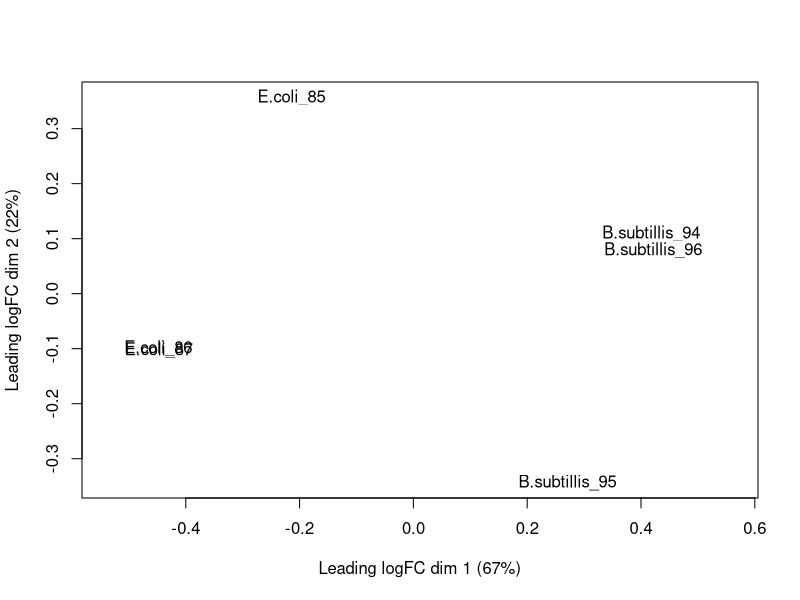
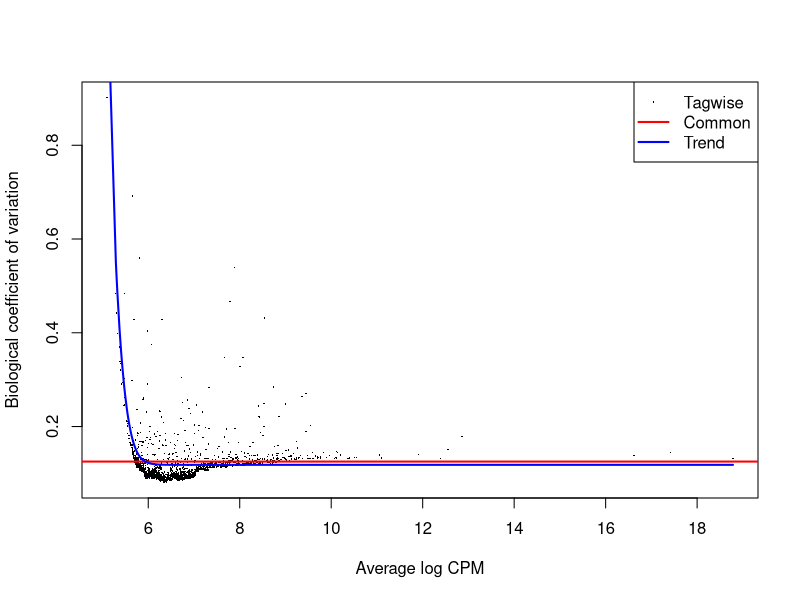
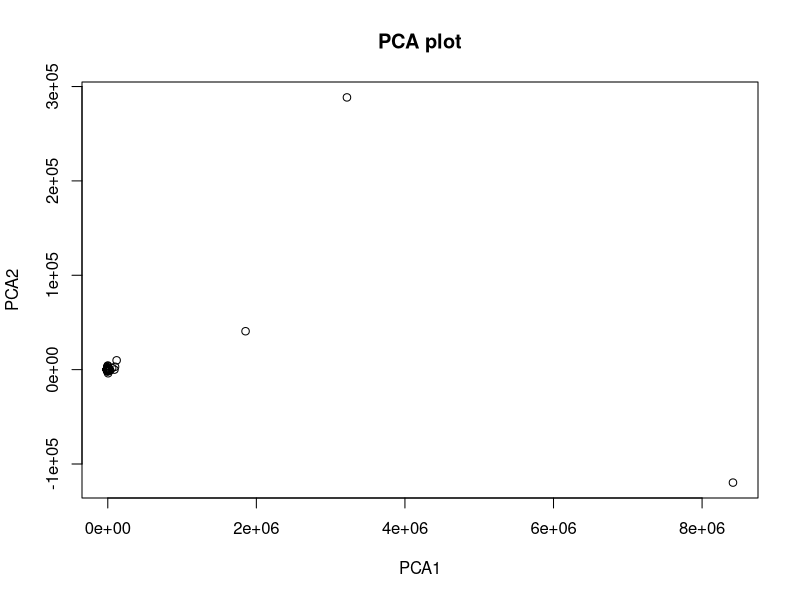
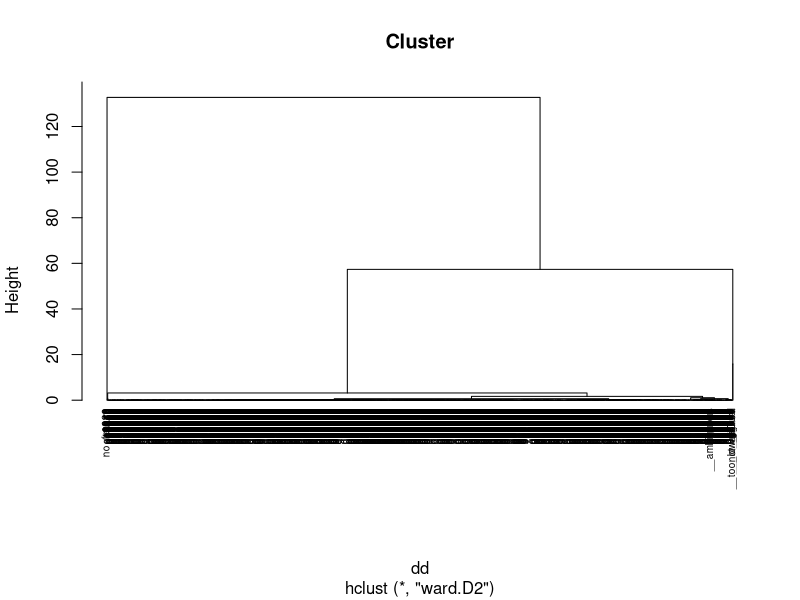

Write R code to recreate these figures, in order. (Note: this script raises an error after producing the figures.)
# source("http://bioconductor.org/biocLite.R")
# biocLite("edgeR")
# 
# install.packages("openxlsx")
# install.packages("ggplot2")

library(openxlsx)
library(edgeR)
library(ggplot2)
library(data.table)
library(grid)
library(gridExtra)

#Function to create countmatrix from seperate text files.
create_countmatrix <- function(){
  
  #Open all count files
  count85 <- (read.csv("counts_SRR5832185.txt", header = FALSE, sep = "\t"))
  count86 <- (read.csv("counts_SRR5832186.txt", header = FALSE, sep = "\t"))
  count87 <- (read.csv("counts_SRR5832187.txt", header = FALSE, sep = "\t"))
  
  count94 <- (read.csv("counts_SRR5832194.txt", header = FALSE, sep = "\t"))
  count95 <- (read.csv("counts_SRR5832195.txt", header = FALSE, sep = "\t"))
  count96 <- (read.csv("counts_SRR5832196.txt", header = FALSE, sep = "\t"))
  
  
  #split the chromosome and gene information
  split1 <- do.call(rbind ,strsplit(as.character(count85[,1]), ":", fixed = TRUE))
  split2 <- do.call(rbind ,strsplit(as.character(split1[,2]) , ".", fixed = TRUE))
  
  #Add chromosome and gene information  to count85 dataframe and removes old column
  count85 <- cbind(split2, count85)
  count85[,"V1"] <- NULL
  
  
  #creates count matrix 
  countMatrix <- do.call(cbind, list(count85, count86$V2, count87$V2, count94$V2, count95$V2, count96$V2))
  colnames(countMatrix) <- c("Chromosome", "Gene", "E.coli_85", "E.coli_86", "E.coli_87", "B.subtillis_94", "B.subtillis_95", "B.subtillis_96")
  
  write.csv(countMatrix ,"countMatrix.csv", row.names = FALSE)

  return(countMatrix)
}


filter_and_normalize <- function(countMatrix){
  # Create rownames
  rownames(countMatrix) <- countMatrix[,"Gene"]
  
  # create DGE list
  exp   <- c("E.coli", "E.coli", "E.coli", "B.subtillis", "B.subtillis", "B.subtillis")
  group <- factor(exp)
  y     <- DGEList(counts = countMatrix[,3:8], group = group)
  
  # select all genes with at least 50 counts per million (cpm) in two samples
  keep.genes <- rowSums(cpm(y) > 50) >= 2
  y <- y[keep.genes,]

  # recalculate the library size
  y$samples$lib.size <- colSums(y$counts)
  
  # normalization
  y <- calcNormFactors(y, method = "TMM")
  return(y)
}


dispersion <- function(y){
  # create design matrix (samples grouped by conditions)
  design <- model.matrix(~0+group, data = y$samples)
  colnames(design) <- levels(y$samples$group)
  
  # estimate dispersion
  y <- estimateGLMCommonDisp( y, design)
  y <- estimateGLMTrendedDisp(y, design, method = "power")
  y <- estimateGLMTagwiseDisp(y, design)
  
  #create PCA plot
  df <- as.data.frame(y$counts)
  df_pca <- prcomp(df)
  
  #craete dendrogram
  #Compute distances and hierarchical clustering
  dd <- dist(scale(df), method = "euclidean")
  hc <- hclust(dd, method = "ward.D2")

  
  # plot normalized data
  pdf("Normalization_Results.pdf") 
  plotMDS(y)
  plotBCV(y)
  plot(df_pca$x[,1], df_pca$x[,2], main="PCA plot",
       xlab="PCA1",ylab="PCA2")
  plot(hc, hang = -1, cex = 0.6, main="Cluster")
  dev.off()
  
  return(design)
}

# Determine differentially expressed genes
determine_sig_genes <- function(design){
  fit <- glmFit(y, design)
  mc  <- makeContrasts(exp.r=E.coli-B.subtillis, levels = design)
  fit <- glmLRT(fit, contrast = mc)
  res <- topTags(fit, n = 100000, p.value = 0.05)
  result_df <- as.data.frame(topTags(fit, n = 100000, p.value = 0.05))
  
  #write csv file 
  write.csv(res ,"diff_expressed_genes.csv", row.names = TRUE)

  return(res)
}

#creates a text file out of a csv file. 
create_gsea_input <- function(res){ 
  subSet <<- as.data.frame(res[,4:5])
  setDT(subSet, keep.rownames = TRUE)[]
  
  write.table(subSet, "gsea_input.txt", sep = "\t", row.names = FALSE)
}


main <- function(){
  countMatrix <- create_countmatrix()
  y <- filter_and_normalize(countMatrix)
  design <- dispersion(y)
  res <- determine_sig_genes(design)
  create_gsea_input(res)
}

main()
